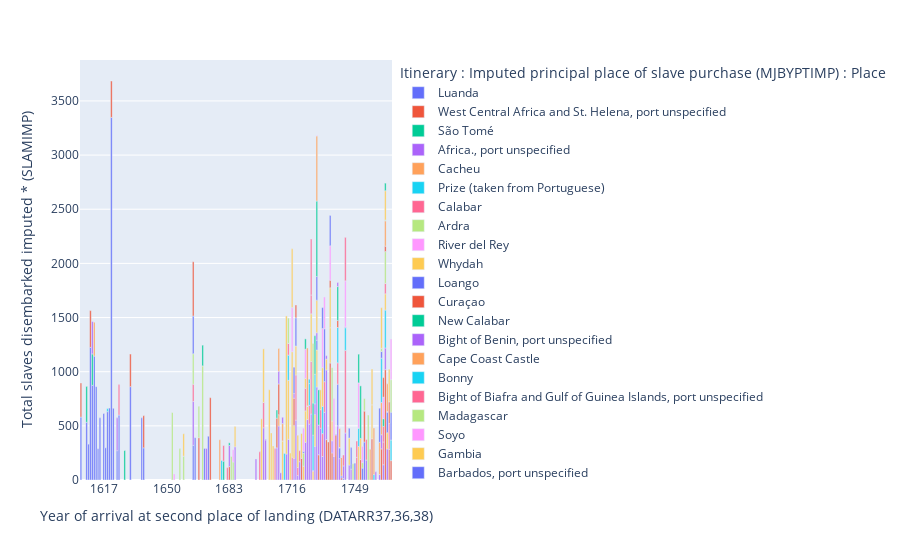

Notebook source saved alongside this figure:
### Code cell
fig = px.bar(df2, x=dates_emb.value, # constructs the stacked bar graph
             y=numeric_emb.value, color=geo_emb.value
             )
fig.update_xaxes(dtick=int((maxyear-minyear)/10)) # updates the interval between each tick on the x-axis. 
fig.show()

### Figure 1 — Plotly figure (JSON) as saved in the notebook; plotly's stock layout.template omitted (floating-point values rounded to 4 significant figures)
{"data": [{"alignmentgroup": "True", "hovertemplate": "Itinerary : Imputed principal place of slave purchase (MJBYPTIMP) : Place=Luanda<br>Year of arrival at second place of landing (DATARR37,36,38)=%{x}<br>Total slaves disembarked imputed * (SLAMIMP)=%{y}<extra></extra>", "legendgroup": "Luanda", "marker": {"color": "#636efa", "pattern": {"shape": ""}}, "name": "Luanda", "offsetgroup": "Luanda", "orientation": "v", "showlegend": true, "textposition": "auto", "type": "bar", "x": [1605, 1608, 1609, 1610, 1611, 1612, 1613, 1614, 1615, 1617, 1618, 1619, 1620, 1621, 1622, 1624, 1625, 1631, 1637, 1638, 1664, 1754], "xaxis": "x", "y": [581, 533, 331, 1225, 874, 1144, 862, 289, 574, 614, 297, 631, 664, 3348, 662, 271, 599, 862, 574, 297, 320, 351], "yaxis": "y"}, {"alignmentgroup": "True", "hovertemplate": "Itinerary : Imputed principal place of slave purchase (MJBYPTIMP) : Place=West Central Africa and St. Helena, port unspecified<br>Year of arrival at second place of landing (DATARR37,36,38)=%{x}<br>Total slaves disembarked imputed * (SLAMIMP)=%{y}<extra></extra>", "legendgroup": "West Central Africa and St. Helena, port unspecified", "marker": {"color": "#EF553B", "pattern": {"shape": ""}}, "name": "West Central Africa and St. Helena, port unspecified", "offsetgroup": "West Central Africa and St. Helena, port unspecified", "orientation": "v", "showlegend": true, "textposition": "auto", "type": "bar", "x": [1605, 1610, 1621, 1631, 1638, 1667, 1683, 1721, 1730, 1734, 1735, 1736, 1737, 1742, 1752, 1758, 1763, 1765, 1767, 1768], "xaxis": "x", "y": [314, 339, 336, 301, 297, 391, 124, 200, 233, 373, 351, 1080, 250, 20, 188, 381, 287, 1019, 283, 179], "yaxis": "y"}, {"alignmentgroup": "True", "hovertemplate": "Itinerary : Imputed principal place of slave purchase (MJBYPTIMP) : Place=São Tomé<br>Year of arrival at second place of landing (DATARR37,36,38)=%{x}<br>Total slaves disembarked imputed * (SLAMIMP)=%{y}<extra></extra>", "legendgroup": "São Tomé", "marker": {"color": "#00cc96", "pattern": {"shape": ""}}, "name": "São Tomé", "offsetgroup": "São Tomé", "orientation": "v", "showlegend": true, "textposition": "auto", "type": "bar", "x": [1608, 1611, 1628], "xaxis": "x", "y": [331, 290, 272], "yaxis": "y"}, {"alignmentgroup": "True", "hovertemplate": "Itinerary : Imputed principal place of slave purchase (MJBYPTIMP) : Place=Africa., port unspecified<br>Year of arrival at second place of landing (DATARR37,36,38)=%{x}<br>Total slaves disembarked imputed * (SLAMIMP)=%{y}<extra></extra>", "legendgroup": "Africa., port unspecified", "marker": {"color": "#ab63fa", "pattern": {"shape": ""}}, "name": "Africa., port unspecified", "offsetgroup": "Africa., port unspecified", "orientation": "v", "showlegend": true, "textposition": "auto", "type": "bar", "x": [1611, 1624, 1664, 1683, 1697, 1701, 1702, 1708, 1709, 1713, 1714, 1717, 1718, 1719, 1720, 1723, 1724, 1725, 1726, 1728, 1729, 1731, 1732, 1733, 1734, 1737, 1738, 1740, 1741, 1744, 1746, 1747, 1755, 1760, 1762, 1763, 1764, 1765, 1766], "xaxis": "x", "y": [299, 303, 405, 195, 195, 482, 370, 297, 499, 240, 376, 199, 552, 42, 169, 348, 558, 516, 610, 310, 859, 478, 217, 625, 643, 112, 217, 501, 197, 434, 138, 100, 184, 76, 50, 131, 141, 200, 287], "yaxis": "y"}, {"alignmentgroup": "True", "hovertemplate": "Itinerary : Imputed principal place of slave purchase (MJBYPTIMP) : Place=Cacheu<br>Year of arrival at second place of landing (DATARR37,36,38)=%{x}<br>Total slaves disembarked imputed * (SLAMIMP)=%{y}<extra></extra>", "legendgroup": "Cacheu", "marker": {"color": "#FFA15A", "pattern": {"shape": ""}}, "name": "Cacheu", "offsetgroup": "Cacheu", "orientation": "v", "showlegend": true, "textposition": "auto", "type": "bar", "x": [1612], "xaxis": "x", "y": [313], "yaxis": "y"}, {"alignmentgroup": "True", "hovertemplate": "Itinerary : Imputed principal place of slave purchase (MJBYPTIMP) : Place=Prize (taken from Portuguese)<br>Year of arrival at second place of landing (DATARR37,36,38)=%{x}<br>Total slaves disembarked imputed * (SLAMIMP)=%{y}<extra></extra>", "legendgroup": "Prize (taken from Portuguese)", "marker": {"color": "#19d3f3", "pattern": {"shape": ""}}, "name": "Prize (taken from Portuguese)", "offsetgroup": "Prize (taken from Portuguese)", "orientation": "v", "showlegend": true, "textposition": "auto", "type": "bar", "x": [1619], "xaxis": "x", "y": [29], "yaxis": "y"}, {"alignmentgroup": "True", "hovertemplate": "Itinerary : Imputed principal place of slave purchase (MJBYPTIMP) : Place=Calabar<br>Year of arrival at second place of landing (DATARR37,36,38)=%{x}<br>Total slaves disembarked imputed * (SLAMIMP)=%{y}<extra></extra>", "legendgroup": "Calabar", "marker": {"color": "#FF6692", "pattern": {"shape": ""}}, "name": "Calabar", "offsetgroup": "Calabar", "orientation": "v", "showlegend": true, "textposition": "auto", "type": "bar", "x": [1625, 1664, 1682, 1701, 1707, 1716, 1718, 1719, 1720, 1725, 1726, 1732, 1733, 1744, 1764, 1767], "xaxis": "x", "y": [282, 159, 114, 234, 290, 211, 418, 73, 102, 173, 484, 211, 283, 763, 210, 239], "yaxis": "y"}, {"alignmentgroup": "True", "hovertemplate": "Itinerary : Imputed principal place of slave purchase (MJBYPTIMP) : Place=Ardra<br>Year of arrival at second place of landing (DATARR37,36,38)=%{x}<br>Total slaves disembarked imputed * (SLAMIMP)=%{y}<extra></extra>", "legendgroup": "Ardra", "marker": {"color": "#B6E880", "pattern": {"shape": ""}}, "name": "Ardra", "offsetgroup": "Ardra", "orientation": "v", "showlegend": true, "textposition": "auto", "type": "bar", "x": [1653, 1657, 1659, 1664, 1667, 1669], "xaxis": "x", "y": [623, 290, 220, 282, 291, 1054], "yaxis": "y"}, {"alignmentgroup": "True", "hovertemplate": "Itinerary : Imputed principal place of slave purchase (MJBYPTIMP) : Place=River del Rey<br>Year of arrival at second place of landing (DATARR37,36,38)=%{x}<br>Total slaves disembarked imputed * (SLAMIMP)=%{y}<extra></extra>", "legendgroup": "River del Rey", "marker": {"color": "#FF97FF", "pattern": {"shape": ""}}, "name": "River del Rey", "offsetgroup": "River del Rey", "orientation": "v", "showlegend": true, "textposition": "auto", "type": "bar", "x": [1654], "xaxis": "x", "y": [56], "yaxis": "y"}, {"alignmentgroup": "True", "hovertemplate": "Itinerary : Imputed principal place of slave purchase (MJBYPTIMP) : Place=Whydah<br>Year of arrival at second place of landing (DATARR37,36,38)=%{x}<br>Total slaves disembarked imputed * (SLAMIMP)=%{y}<extra></extra>", "legendgroup": "Whydah", "marker": {"color": "#FECB52", "pattern": {"shape": ""}}, "name": "Whydah", "offsetgroup": "Whydah", "orientation": "v", "showlegend": true, "textposition": "auto", "type": "bar", "x": [1659, 1700, 1701, 1704, 1705, 1706, 1711, 1713, 1714, 1715, 1716, 1717, 1718, 1719, 1721, 1722, 1723, 1726, 1727, 1728, 1729, 1736, 1751, 1752, 1758], "xaxis": "x", "y": [207, 565, 495, 833, 435, 315, 360, 1275, 544, 249, 974, 305, 267, 298, 229, 128, 290, 440, 80, 295, 341, 326, 310, 196, 313], "yaxis": "y"}, {"alignmentgroup": "True", "hovertemplate": "Itinerary : Imputed principal place of slave purchase (MJBYPTIMP) : Place=Loango<br>Year of arrival at second place of landing (DATARR37,36,38)=%{x}<br>Total slaves disembarked imputed * (SLAMIMP)=%{y}<extra></extra>", "legendgroup": "Loango", "marker": {"color": "#636efa", "pattern": {"shape": ""}}, "name": "Loango", "offsetgroup": "Loango", "orientation": "v", "showlegend": true, "textposition": "auto", "type": "bar", "x": [1664, 1665, 1670, 1672, 1733, 1740, 1747], "xaxis": "x", "y": [348, 391, 291, 404, 488, 384, 199], "yaxis": "y"}, {"alignmentgroup": "True", "hovertemplate": "Itinerary : Imputed principal place of slave purchase (MJBYPTIMP) : Place=Curaçao<br>Year of arrival at second place of landing (DATARR37,36,38)=%{x}<br>Total slaves disembarked imputed * (SLAMIMP)=%{y}<extra></extra>", "legendgroup": "Curaçao", "marker": {"color": "#EF553B", "pattern": {"shape": ""}}, "name": "Curaçao", "offsetgroup": "Curaçao", "orientation": "v", "showlegend": true, "textposition": "auto", "type": "bar", "x": [1664, 1673], "xaxis": "x", "y": [502, 760], "yaxis": "y"}, {"alignmentgroup": "True", "hovertemplate": "Itinerary : Imputed principal place of slave purchase (MJBYPTIMP) : Place=New Calabar<br>Year of arrival at second place of landing (DATARR37,36,38)=%{x}<br>Total slaves disembarked imputed * (SLAMIMP)=%{y}<extra></extra>", "legendgroup": "New Calabar", "marker": {"color": "#00cc96", "pattern": {"shape": ""}}, "name": "New Calabar", "offsetgroup": "New Calabar", "orientation": "v", "showlegend": true, "textposition": "auto", "type": "bar", "x": [1669, 1680, 1683], "xaxis": "x", "y": [191, 174, 24], "yaxis": "y"}, {"alignmentgroup": "True", "hovertemplate": "Itinerary : Imputed principal place of slave purchase (MJBYPTIMP) : Place=Bight of Benin, port unspecified<br>Year of arrival at second place of landing (DATARR37,36,38)=%{x}<br>Total slaves disembarked imputed * (SLAMIMP)=%{y}<extra></extra>", "legendgroup": "Bight of Benin, port unspecified", "marker": {"color": "#ab63fa", "pattern": {"shape": ""}}, "name": "Bight of Benin, port unspecified", "offsetgroup": "Bight of Benin, port unspecified", "orientation": "v", "showlegend": true, "textposition": "auto", "type": "bar", "x": [1671, 1686], "xaxis": "x", "y": [291, 307], "yaxis": "y"}, {"alignmentgroup": "True", "hovertemplate": "Itinerary : Imputed principal place of slave purchase (MJBYPTIMP) : Place=Cape Coast Castle<br>Year of arrival at second place of landing (DATARR37,36,38)=%{x}<br>Total slaves disembarked imputed * (SLAMIMP)=%{y}<extra></extra>", "legendgroup": "Cape Coast Castle", "marker": {"color": "#FFA15A", "pattern": {"shape": ""}}, "name": "Cape Coast Castle", "offsetgroup": "Cape Coast Castle", "orientation": "v", "showlegend": true, "textposition": "auto", "type": "bar", "x": [1678, 1709, 1711, 1763], "xaxis": "x", "y": [372, 104, 161, 297], "yaxis": "y"}, {"alignmentgroup": "True", "hovertemplate": "Itinerary : Imputed principal place of slave purchase (MJBYPTIMP) : Place=Bonny<br>Year of arrival at second place of landing (DATARR37,36,38)=%{x}<br>Total slaves disembarked imputed * (SLAMIMP)=%{y}<extra></extra>", "legendgroup": "Bonny", "marker": {"color": "#19d3f3", "pattern": {"shape": ""}}, "name": "Bonny", "offsetgroup": "Bonny", "orientation": "v", "showlegend": true, "textposition": "auto", "type": "bar", "x": [1679, 1725, 1732, 1744, 1751, 1763, 1765, 1768], "xaxis": "x", "y": [180, 201, 252, 209, 168, 410, 350, 190], "yaxis": "y"}, {"alignmentgroup": "True", "hovertemplate": "Itinerary : Imputed principal place of slave purchase (MJBYPTIMP) : Place=Bight of Biafra and Gulf of Guinea Islands, port unspecified<br>Year of arrival at second place of landing (DATARR37,36,38)=%{x}<br>Total slaves disembarked imputed * (SLAMIMP)=%{y}<extra></extra>", "legendgroup": "Bight of Biafra and Gulf of Guinea Islands, port unspecified", "marker": {"color": "#FF6692", "pattern": {"shape": ""}}, "name": "Bight of Biafra and Gulf of Guinea Islands, port unspecified", "offsetgroup": "Bight of Biafra and Gulf of Guinea Islands, port unspecified", "orientation": "v", "showlegend": true, "textposition": "auto", "type": "bar", "x": [1680, 1699, 1723, 1731, 1740, 1750], "xaxis": "x", "y": [144, 260, 209, 171, 197, 209], "yaxis": "y"}, {"alignmentgroup": "True", "hovertemplate": "Itinerary : Imputed principal place of slave purchase (MJBYPTIMP) : Place=Madagascar<br>Year of arrival at second place of landing (DATARR37,36,38)=%{x}<br>Total slaves disembarked imputed * (SLAMIMP)=%{y}<extra></extra>", "legendgroup": "Madagascar", "marker": {"color": "#B6E880", "pattern": {"shape": ""}}, "name": "Madagascar", "offsetgroup": "Madagascar", "orientation": "v", "showlegend": true, "textposition": "auto", "type": "bar", "x": [1684, 1685, 1722], "xaxis": "x", "y": [217, 166, 120], "yaxis": "y"}, {"alignmentgroup": "True", "hovertemplate": "Itinerary : Imputed principal place of slave purchase (MJBYPTIMP) : Place=Soyo<br>Year of arrival at second place of landing (DATARR37,36,38)=%{x}<br>Total slaves disembarked imputed * (SLAMIMP)=%{y}<extra></extra>", "legendgroup": "Soyo", "marker": {"color": "#FF97FF", "pattern": {"shape": ""}}, "name": "Soyo", "offsetgroup": "Soyo", "orientation": "v", "showlegend": true, "textposition": "auto", "type": "bar", "x": [1685], "xaxis": "x", "y": [114], "yaxis": "y"}, {"alignmentgroup": "True", "hovertemplate": "Itinerary : Imputed principal place of slave purchase (MJBYPTIMP) : Place=Gambia<br>Year of arrival at second place of landing (DATARR37,36,38)=%{x}<br>Total slaves disembarked imputed * (SLAMIMP)=%{y}<extra></extra>", "legendgroup": "Gambia", "marker": {"color": "#FECB52", "pattern": {"shape": ""}}, "name": "Gambia", "offsetgroup": "Gambia", "orientation": "v", "showlegend": true, "textposition": "auto", "type": "bar", "x": [1686, 1723, 1724, 1731, 1732, 1734, 1736, 1737, 1746, 1765, 1766], "xaxis": "x", "y": [187, 90, 122, 183, 357, 100, 369, 183, 250, 150, 149], "yaxis": "y"}, {"alignmentgroup": "True", "hovertemplate": "Itinerary : Imputed principal place of slave purchase (MJBYPTIMP) : Place=Barbados, port unspecified<br>Year of arrival at second place of landing (DATARR37,36,38)=%{x}<br>Total slaves disembarked imputed * (SLAMIMP)=%{y}<extra></extra>", "legendgroup": "Barbados, port unspecified", "marker": {"color": "#636efa", "pattern": {"shape": ""}}, "name": "Barbados, port unspecified", "offsetgroup": "Barbados, port unspecified", "orientation": "v", "showlegend": true, "textposition": "auto", "type": "bar", "x": [1702, 1722, 1729, 1742, 1743, 1746, 1749, 1768], "xaxis": "x", "y": [6, 17, 90, 17, 13, 90, 155, 257], "yaxis": "y"}, {"alignmentgroup": "True", "hovertemplate": "Itinerary : Imputed principal place of slave purchase (MJBYPTIMP) : Place=Gold Coast, port unspecified<br>Year of arrival at second place of landing (DATARR37,36,38)=%{x}<br>Total slaves disembarked imputed * (SLAMIMP)=%{y}<extra></extra>", "legendgroup": "Gold Coast, port unspecified", "marker": {"color": "#EF553B", "pattern": {"shape": ""}}, "name": "Gold Coast, port unspecified", "offsetgroup": "Gold Coast, port unspecified", "orientation": "v", "showlegend": true, "textposition": "auto", "type": "bar", "x": [1708, 1709, 1717, 1736, 1739, 1754, 1767], "xaxis": "x", "y": [274, 284, 251, 69, 416, 287, 200], "yaxis": "y"}, {"alignmentgroup": "True", "hovertemplate": "Itinerary : Imputed principal place of slave purchase (MJBYPTIMP) : Place=Sherbro<br>Year of arrival at second place of landing (DATARR37,36,38)=%{x}<br>Total slaves disembarked imputed * (SLAMIMP)=%{y}<extra></extra>", "legendgroup": "Sherbro", "marker": {"color": "#00cc96", "pattern": {"shape": ""}}, "name": "Sherbro", "offsetgroup": "Sherbro", "orientation": "v", "showlegend": true, "textposition": "auto", "type": "bar", "x": [1708], "xaxis": "x", "y": [75], "yaxis": "y"}, {"alignmentgroup": "True", "hovertemplate": "Itinerary : Imputed principal place of slave purchase (MJBYPTIMP) : Place=Jamaica, port unspecified<br>Year of arrival at second place of landing (DATARR37,36,38)=%{x}<br>Total slaves disembarked imputed * (SLAMIMP)=%{y}<extra></extra>", "legendgroup": "Jamaica, port unspecified", "marker": {"color": "#ab63fa", "pattern": {"shape": ""}}, "name": "Jamaica, port unspecified", "offsetgroup": "Jamaica, port unspecified", "orientation": "v", "showlegend": true, "textposition": "auto", "type": "bar", "x": [1709, 1710, 1711, 1717, 1727, 1728, 1729, 1730, 1734, 1743, 1744], "xaxis": "x", "y": [117, 66, 58, 43, 8, 98, 70, 274, 32, 117, 8], "yaxis": "y"}, {"alignmentgroup": "True", "hovertemplate": "Itinerary : Imputed principal place of slave purchase (MJBYPTIMP) : Place=Cape Lahou<br>Year of arrival at second place of landing (DATARR37,36,38)=%{x}<br>Total slaves disembarked imputed * (SLAMIMP)=%{y}<extra></extra>", "legendgroup": "Cape Lahou", "marker": {"color": "#FFA15A", "pattern": {"shape": ""}}, "name": "Cape Lahou", "offsetgroup": "Cape Lahou", "orientation": "v", "showlegend": true, "textposition": "auto", "type": "bar", "x": [1709, 1742, 1757, 1762], "xaxis": "x", "y": [210, 174, 283, 298], "yaxis": "y"}, {"alignmentgroup": "True", "hovertemplate": "Itinerary : Imputed principal place of slave purchase (MJBYPTIMP) : Place=Saint-Louis<br>Year of arrival at second place of landing (DATARR37,36,38)=%{x}<br>Total slaves disembarked imputed * (SLAMIMP)=%{y}<extra></extra>", "legendgroup": "Saint-Louis", "marker": {"color": "#19d3f3", "pattern": {"shape": ""}}, "name": "Saint-Louis", "offsetgroup": "Saint-Louis", "orientation": "v", "showlegend": true, "textposition": "auto", "type": "bar", "x": [1712, 1714, 1727, 1728, 1740, 1759], "xaxis": "x", "y": [245, 233, 326, 273, 326, 50], "yaxis": "y"}, {"alignmentgroup": "True", "hovertemplate": "Itinerary : Imputed principal place of slave purchase (MJBYPTIMP) : Place=Sierra Leone estuary<br>Year of arrival at second place of landing (DATARR37,36,38)=%{x}<br>Total slaves disembarked imputed * (SLAMIMP)=%{y}<extra></extra>", "legendgroup": "Sierra Leone estuary", "marker": {"color": "#FF6692", "pattern": {"shape": ""}}, "name": "Sierra Leone estuary", "offsetgroup": "Sierra Leone estuary", "orientation": "v", "showlegend": true, "textposition": "auto", "type": "bar", "x": [1714, 1726, 1750, 1755, 1764, 1765], "xaxis": "x", "y": [108, 174, 150, 190, 144, 96], "yaxis": "y"}, {"alignmentgroup": "True", "hovertemplate": "Itinerary : Imputed principal place of slave purchase (MJBYPTIMP) : Place=Malembo<br>Year of arrival at second place of landing (DATARR37,36,38)=%{x}<br>Total slaves disembarked imputed * (SLAMIMP)=%{y}<extra></extra>", "legendgroup": "Malembo", "marker": {"color": "#B6E880", "pattern": {"shape": ""}}, "name": "Malembo", "offsetgroup": "Malembo", "orientation": "v", "showlegend": true, "textposition": "auto", "type": "bar", "x": [1714, 1737, 1756, 1765, 1768], "xaxis": "x", "y": [234, 495, 599, 294, 301], "yaxis": "y"}, {"alignmentgroup": "True", "hovertemplate": "Itinerary : Imputed principal place of slave purchase (MJBYPTIMP) : Place=Cabinda<br>Year of arrival at second place of landing (DATARR37,36,38)=%{x}<br>Total slaves disembarked imputed * (SLAMIMP)=%{y}<extra></extra>", "legendgroup": "Cabinda", "marker": {"color": "#FF97FF", "pattern": {"shape": ""}}, "name": "Cabinda", "offsetgroup": "Cabinda", "orientation": "v", "showlegend": true, "textposition": "auto", "type": "bar", "x": [1716, 1722, 1723, 1732, 1733, 1736, 1738, 1744, 1751, 1768], "xaxis": "x", "y": [407, 214, 271, 362, 294, 320, 535, 425, 419, 374], "yaxis": "y"}, {"alignmentgroup": "True", "hovertemplate": "Itinerary : Imputed principal place of slave purchase (MJBYPTIMP) : Place=Jacquin<br>Year of arrival at second place of landing (DATARR37,36,38)=%{x}<br>Total slaves disembarked imputed * (SLAMIMP)=%{y}<extra></extra>", "legendgroup": "Jacquin", "marker": {"color": "#FECB52", "pattern": {"shape": ""}}, "name": "Jacquin", "offsetgroup": "Jacquin", "orientation": "v", "showlegend": true, "textposition": "auto", "type": "bar", "x": [1716, 1729], "xaxis": "x", "y": [543, 300], "yaxis": "y"}, {"alignmentgroup": "True", "hovertemplate": "Itinerary : Imputed principal place of slave purchase (MJBYPTIMP) : Place=Anomabu<br>Year of arrival at second place of landing (DATARR37,36,38)=%{x}<br>Total slaves disembarked imputed * (SLAMIMP)=%{y}<extra></extra>", "legendgroup": "Anomabu", "marker": {"color": "#636efa", "pattern": {"shape": ""}}, "name": "Anomabu", "offsetgroup": "Anomabu", "orientation": "v", "showlegend": true, "textposition": "auto", "type": "bar", "x": [1717, 1718, 1729, 1732, 1736, 1741, 1753, 1763, 1766], "xaxis": "x", "y": [244, 261, 219, 193, 279, 99, 110, 61, 189], "yaxis": "y"}, {"alignmentgroup": "True", "hovertemplate": "Itinerary : Imputed principal place of slave purchase (MJBYPTIMP) : Place=Bance Island (Ben's Island)<br>Year of arrival at second place of landing (DATARR37,36,38)=%{x}<br>Total slaves disembarked imputed * (SLAMIMP)=%{y}<extra></extra>", "legendgroup": "Bance Island (Ben's Island)", "marker": {"color": "#EF553B", "pattern": {"shape": ""}}, "name": "Bance Island (Ben's Island)", "offsetgroup": "Bance Island (Ben's Island)", "orientation": "v", "showlegend": true, "textposition": "auto", "type": "bar", "x": [1718], "xaxis": "x", "y": [117], "yaxis": "y"}, {"alignmentgroup": "True", "hovertemplate": "Itinerary : Imputed principal place of slave purchase (MJBYPTIMP) : Place=Gorée<br>Year of arrival at second place of landing (DATARR37,36,38)=%{x}<br>Total slaves disembarked imputed * (SLAMIMP)=%{y}<extra></extra>", "legendgroup": "Gorée", "marker": {"color": "#00cc96", "pattern": {"shape": ""}}, "name": "Gorée", "offsetgroup": "Gorée", "orientation": "v", "showlegend": true, "textposition": "auto", "type": "bar", "x": [1723, 1727, 1728, 1729, 1730, 1752, 1764], "xaxis": "x", "y": [95, 296, 356, 696, 327, 485, 71], "yaxis": "y"}, {"alignmentgroup": "True", "hovertemplate": "Itinerary : Imputed principal place of slave purchase (MJBYPTIMP) : Place=St. Eustatius<br>Year of arrival at second place of landing (DATARR37,36,38)=%{x}<br>Total slaves disembarked imputed * (SLAMIMP)=%{y}<extra></extra>", "legendgroup": "St. Eustatius", "marker": {"color": "#ab63fa", "pattern": {"shape": ""}}, "name": "St. Eustatius", "offsetgroup": "St. Eustatius", "orientation": "v", "showlegend": true, "textposition": "auto", "type": "bar", "x": [1724], "xaxis": "x", "y": [4], "yaxis": "y"}, {"alignmentgroup": "True", "hovertemplate": "Itinerary : Imputed principal place of slave purchase (MJBYPTIMP) : Place=Elmina<br>Year of arrival at second place of landing (DATARR37,36,38)=%{x}<br>Total slaves disembarked imputed * (SLAMIMP)=%{y}<extra></extra>", "legendgroup": "Elmina", "marker": {"color": "#FFA15A", "pattern": {"shape": ""}}, "name": "Elmina", "offsetgroup": "Elmina", "orientation": "v", "showlegend": true, "textposition": "auto", "type": "bar", "x": [1724, 1729, 1759], "xaxis": "x", "y": [535, 602, 430], "yaxis": "y"}, {"alignmentgroup": "True", "hovertemplate": "Itinerary : Imputed principal place of slave purchase (MJBYPTIMP) : Place=Charleston<br>Year of arrival at second place of landing (DATARR37,36,38)=%{x}<br>Total slaves disembarked imputed * (SLAMIMP)=%{y}<extra></extra>", "legendgroup": "Charleston", "marker": {"color": "#19d3f3", "pattern": {"shape": ""}}, "name": "Charleston", "offsetgroup": "Charleston", "orientation": "v", "showlegend": true, "textposition": "auto", "type": "bar", "x": [1725, 1737], "xaxis": "x", "y": [40, 2], "yaxis": "y"}, {"alignmentgroup": "True", "hovertemplate": "Itinerary : Imputed principal place of slave purchase (MJBYPTIMP) : Place=Senegambia and offshore Atlantic, port unspecified<br>Year of arrival at second place of landing (DATARR37,36,38)=%{x}<br>Total slaves disembarked imputed * (SLAMIMP)=%{y}<extra></extra>", "legendgroup": "Senegambia and offshore Atlantic, port unspecified", "marker": {"color": "#FF6692", "pattern": {"shape": ""}}, "name": "Senegambia and offshore Atlantic, port unspecified", "offsetgroup": "Senegambia and offshore Atlantic, port unspecified", "orientation": "v", "showlegend": true, "textposition": "auto", "type": "bar", "x": [1726], "xaxis": "x", "y": [517], "yaxis": "y"}, {"alignmentgroup": "True", "hovertemplate": "Itinerary : Imputed principal place of slave purchase (MJBYPTIMP) : Place=Keta<br>Year of arrival at second place of landing (DATARR37,36,38)=%{x}<br>Total slaves disembarked imputed * (SLAMIMP)=%{y}<extra></extra>", "legendgroup": "Keta", "marker": {"color": "#B6E880", "pattern": {"shape": ""}}, "name": "Keta", "offsetgroup": "Keta", "orientation": "v", "showlegend": true, "textposition": "auto", "type": "bar", "x": [1727], "xaxis": "x", "y": [550], "yaxis": "y"}, {"alignmentgroup": "True", "hovertemplate": "Itinerary : Imputed principal place of slave purchase (MJBYPTIMP) : Place=Bermuda<br>Year of arrival at second place of landing (DATARR37,36,38)=%{x}<br>Total slaves disembarked imputed * (SLAMIMP)=%{y}<extra></extra>", "legendgroup": "Bermuda", "marker": {"color": "#FF97FF", "pattern": {"shape": ""}}, "name": "Bermuda", "offsetgroup": "Bermuda", "orientation": "v", "showlegend": true, "textposition": "auto", "type": "bar", "x": [1729, 1741, 1742, 1754], "xaxis": "x", "y": [3, 4, 1, 1], "yaxis": "y"}, {"alignmentgroup": "True", "hovertemplate": "Itinerary : Imputed principal place of slave purchase (MJBYPTIMP) : Place=New York<br>Year of arrival at second place of landing (DATARR37,36,38)=%{x}<br>Total slaves disembarked imputed * (SLAMIMP)=%{y}<extra></extra>", "legendgroup": "New York", "marker": {"color": "#FECB52", "pattern": {"shape": ""}}, "name": "New York", "offsetgroup": "New York", "orientation": "v", "showlegend": true, "textposition": "auto", "type": "bar", "x": [1730], "xaxis": "x", "y": [1], "yaxis": "y"}, {"alignmentgroup": "True", "hovertemplate": "Itinerary : Imputed principal place of slave purchase (MJBYPTIMP) : Place=Hampton<br>Year of arrival at second place of landing (DATARR37,36,38)=%{x}<br>Total slaves disembarked imputed * (SLAMIMP)=%{y}<extra></extra>", "legendgroup": "Hampton", "marker": {"color": "#636efa", "pattern": {"shape": ""}}, "name": "Hampton", "offsetgroup": "Hampton", "orientation": "v", "showlegend": true, "textposition": "auto", "type": "bar", "x": [1739], "xaxis": "x", "y": [3], "yaxis": "y"}, {"alignmentgroup": "True", "hovertemplate": "Itinerary : Imputed principal place of slave purchase (MJBYPTIMP) : Place=Antigua, port unspecified<br>Year of arrival at second place of landing (DATARR37,36,38)=%{x}<br>Total slaves disembarked imputed * (SLAMIMP)=%{y}<extra></extra>", "legendgroup": "Antigua, port unspecified", "marker": {"color": "#EF553B", "pattern": {"shape": ""}}, "name": "Antigua, port unspecified", "offsetgroup": "Antigua, port unspecified", "orientation": "v", "showlegend": true, "textposition": "auto", "type": "bar", "x": [1740, 1742, 1765], "xaxis": "x", "y": [65, 2, 50], "yaxis": "y"}, {"alignmentgroup": "True", "hovertemplate": "Itinerary : Imputed principal place of slave purchase (MJBYPTIMP) : Place=Little Popo<br>Year of arrival at second place of landing (DATARR37,36,38)=%{x}<br>Total slaves disembarked imputed * (SLAMIMP)=%{y}<extra></extra>", "legendgroup": "Little Popo", "marker": {"color": "#00cc96", "pattern": {"shape": ""}}, "name": "Little Popo", "offsetgroup": "Little Popo", "orientation": "v", "showlegend": true, "textposition": "auto", "type": "bar", "x": [1740, 1751], "xaxis": "x", "y": [313, 265], "yaxis": "y"}, {"alignmentgroup": "True", "hovertemplate": "Itinerary : Imputed principal place of slave purchase (MJBYPTIMP) : Place=St. Kitts, port unspecified<br>Year of arrival at second place of landing (DATARR37,36,38)=%{x}<br>Total slaves disembarked imputed * (SLAMIMP)=%{y}<extra></extra>", "legendgroup": "St. Kitts, port unspecified", "marker": {"color": "#ab63fa", "pattern": {"shape": ""}}, "name": "St. Kitts, port unspecified", "offsetgroup": "St. Kitts, port unspecified", "orientation": "v", "showlegend": true, "textposition": "auto", "type": "bar", "x": [1740], "xaxis": "x", "y": [38], "yaxis": "y"}, {"alignmentgroup": "True", "hovertemplate": "Itinerary : Imputed principal place of slave purchase (MJBYPTIMP) : Place=Windward Coast, port unspecified<br>Year of arrival at second place of landing (DATARR37,36,38)=%{x}<br>Total slaves disembarked imputed * (SLAMIMP)=%{y}<extra></extra>", "legendgroup": "Windward Coast, port unspecified", "marker": {"color": "#FFA15A", "pattern": {"shape": ""}}, "name": "Windward Coast, port unspecified", "offsetgroup": "Windward Coast, port unspecified", "orientation": "v", "showlegend": true, "textposition": "auto", "type": "bar", "x": [1741, 1765], "xaxis": "x", "y": [174, 234], "yaxis": "y"}, {"alignmentgroup": "True", "hovertemplate": "Itinerary : Imputed principal place of slave purchase (MJBYPTIMP) : Place=Boston<br>Year of arrival at second place of landing (DATARR37,36,38)=%{x}<br>Total slaves disembarked imputed * (SLAMIMP)=%{y}<extra></extra>", "legendgroup": "Boston", "marker": {"color": "#19d3f3", "pattern": {"shape": ""}}, "name": "Boston", "offsetgroup": "Boston", "orientation": "v", "showlegend": true, "textposition": "auto", "type": "bar", "x": [1742], "xaxis": "x", "y": [1], "yaxis": "y"}, {"alignmentgroup": "True", "hovertemplate": "Itinerary : Imputed principal place of slave purchase (MJBYPTIMP) : Place=Epe<br>Year of arrival at second place of landing (DATARR37,36,38)=%{x}<br>Total slaves disembarked imputed * (SLAMIMP)=%{y}<extra></extra>", "legendgroup": "Epe", "marker": {"color": "#FF6692", "pattern": {"shape": ""}}, "name": "Epe", "offsetgroup": "Epe", "orientation": "v", "showlegend": true, "textposition": "auto", "type": "bar", "x": [1743, 1744], "xaxis": "x", "y": [101, 401], "yaxis": "y"}, {"alignmentgroup": "True", "hovertemplate": "Itinerary : Imputed principal place of slave purchase (MJBYPTIMP) : Place=Kingston<br>Year of arrival at second place of landing (DATARR37,36,38)=%{x}<br>Total slaves disembarked imputed * (SLAMIMP)=%{y}<extra></extra>", "legendgroup": "Kingston", "marker": {"color": "#B6E880", "pattern": {"shape": ""}}, "name": "Kingston", "offsetgroup": "Kingston", "orientation": "v", "showlegend": true, "textposition": "auto", "type": "bar", "x": [1748, 1753, 1754, 1763, 1765], "xaxis": "x", "y": [150, 50, 113, 30, 7], "yaxis": "y"}, {"alignmentgroup": "True", "hovertemplate": "Itinerary : Imputed principal place of slave purchase (MJBYPTIMP) : Place=Bissau<br>Year of arrival at second place of landing (DATARR37,36,38)=%{x}<br>Total slaves disembarked imputed * (SLAMIMP)=%{y}<extra></extra>", "legendgroup": "Bissau", "marker": {"color": "#FF97FF", "pattern": {"shape": ""}}, "name": "Bissau", "offsetgroup": "Bissau", "orientation": "v", "showlegend": true, "textposition": "auto", "type": "bar", "x": [1753, 1764], "xaxis": "x", "y": [150, 199], "yaxis": "y"}, {"alignmentgroup": "True", "hovertemplate": "Itinerary : Imputed principal place of slave purchase (MJBYPTIMP) : Place=Windward + Ivory + Gold + Benin<br>Year of arrival at second place of landing (DATARR37,36,38)=%{x}<br>Total slaves disembarked imputed * (SLAMIMP)=%{y}<extra></extra>", "legendgroup": "Windward + Ivory + Gold + Benin", "marker": {"color": "#FECB52", "pattern": {"shape": ""}}, "name": "Windward + Ivory + Gold + Benin", "offsetgroup": "Windward + Ivory + Gold + Benin", "orientation": "v", "showlegend": true, "textposition": "auto", "type": "bar", "x": [1758, 1763, 1765, 1767], "xaxis": "x", "y": [330, 375, 271, 300], "yaxis": "y"}, {"alignmentgroup": "True", "hovertemplate": "Itinerary : Imputed principal place of slave purchase (MJBYPTIMP) : Place=Congo North<br>Year of arrival at second place of landing (DATARR37,36,38)=%{x}<br>Total slaves disembarked imputed * (SLAMIMP)=%{y}<extra></extra>", "legendgroup": "Congo North", "marker": {"color": "#636efa", "pattern": {"shape": ""}}, "name": "Congo North", "offsetgroup": "Congo North", "orientation": "v", "showlegend": true, "textposition": "auto", "type": "bar", "x": [1762], "xaxis": "x", "y": [315], "yaxis": "y"}, {"alignmentgroup": "True", "hovertemplate": "Itinerary : Imputed principal place of slave purchase (MJBYPTIMP) : Place=Benin<br>Year of arrival at second place of landing (DATARR37,36,38)=%{x}<br>Total slaves disembarked imputed * (SLAMIMP)=%{y}<extra></extra>", "legendgroup": "Benin", "marker": {"color": "#EF553B", "pattern": {"shape": ""}}, "name": "Benin", "offsetgroup": "Benin", "orientation": "v", "showlegend": true, "textposition": "auto", "type": "bar", "x": [1764], "xaxis": "x", "y": [180], "yaxis": "y"}, {"alignmentgroup": "True", "hovertemplate": "Itinerary : Imputed principal place of slave purchase (MJBYPTIMP) : Place=Montserrat, port unspecified<br>Year of arrival at second place of landing (DATARR37,36,38)=%{x}<br>Total slaves disembarked imputed * (SLAMIMP)=%{y}<extra></extra>", "legendgroup": "Montserrat, port unspecified", "marker": {"color": "#00cc96", "pattern": {"shape": ""}}, "name": "Montserrat, port unspecified", "offsetgroup": "Montserrat, port unspecified", "orientation": "v", "showlegend": true, "textposition": "auto", "type": "bar", "x": [1765], "xaxis": "x", "y": [70], "yaxis": "y"}, {"alignmentgroup": "True", "hovertemplate": "Itinerary : Imputed principal place of slave purchase (MJBYPTIMP) : Place=Grenada, port unspecified<br>Year of arrival at second place of landing (DATARR37,36,38)=%{x}<br>Total slaves disembarked imputed * (SLAMIMP)=%{y}<extra></extra>", "legendgroup": "Grenada, port unspecified", "marker": {"color": "#ab63fa", "pattern": {"shape": ""}}, "name": "Grenada, port unspecified", "offsetgroup": "Grenada, port unspecified", "orientation": "v", "showlegend": true, "textposition": "auto", "type": "bar", "x": [1766], "xaxis": "x", "y": [7], "yaxis": "y"}, {"alignmentgroup": "True", "hovertemplate": "Itinerary : Imputed principal place of slave purchase (MJBYPTIMP) : Place=Accra<br>Year of arrival at second place of landing (DATARR37,36,38)=%{x}<br>Total slaves disembarked imputed * (SLAMIMP)=%{y}<extra></extra>", "legendgroup": "Accra", "marker": {"color": "#FFA15A", "pattern": {"shape": ""}}, "name": "Accra", "offsetgroup": "Accra", "orientation": "v", "showlegend": true, "textposition": "auto", "type": "bar", "x": [1766], "xaxis": "x", "y": [256], "yaxis": "y"}], "layout": {"barmode": "relative", "legend": {"title": {"text": "Itinerary : Imputed principal place of slave purchase (MJBYPTIMP) : Place"}, "tracegroupgap": 0}, "margin": {"t": 60}, "xaxis": {"anchor": "y", "domain": [0, 1], "dtick": 33, "title": {"text": "Year of arrival at second place of landing (DATARR37,36,38)"}}, "yaxis": {"anchor": "x", "domain": [0, 1], "title": {"text": "Total slaves disembarked imputed * (SLAMIMP)"}}}}
